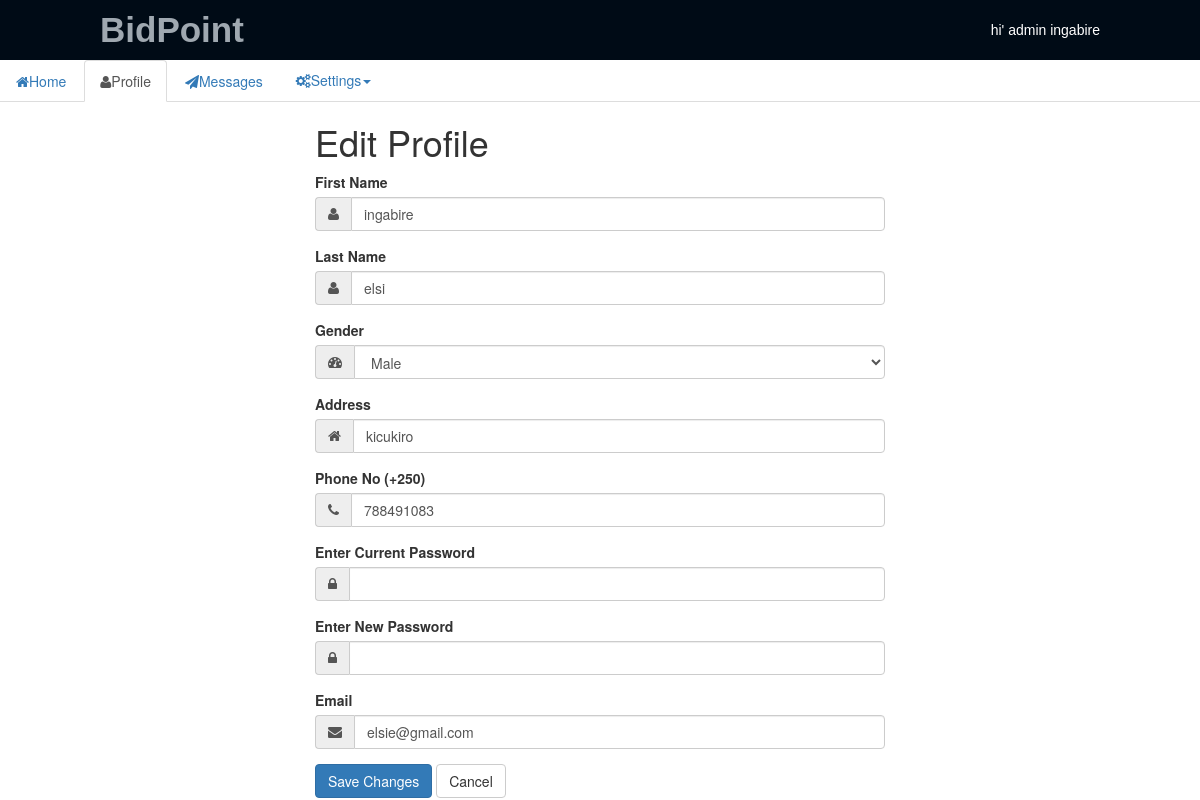
Page /upload.php (signed in) on the committed database.
### tables this page shows
CREATE TABLE `users` (
  `u_id` int(11) NOT NULL,
  `fname` varchar(30) NOT NULL,
  `lname` varchar(30) NOT NULL,
  `address` varchar(40) NOT NULL,
  `tel` int(11) NOT NULL,
  `password` varchar(30) NOT NULL,
  `access_level` varchar(30) NOT NULL,
  `gender` varchar(20) NOT NULL,
  `email` varchar(255) NOT NULL,
  `status` varchar(8) NOT NULL,
  `idnum` int(11) NOT NULL
);

### upload.php (the view, shortened to what this page needs)
<?php
  $res=mysql_query("SELECT * FROM users WHERE u_id=".$_SESSION['useradmin']) or die(mysql_error());
  $userow=mysql_fetch_array($res);
 ?>
<!DOCTYPE html>
<html>
<head>
<link rel="stylesheet" href="style.css" type="text/css" />
<link rel="stylesheet" type="text/css" href="font-awesome-4.4.0/css/font-awesome.css">
<link rel="stylesheet" href="bootstrap/css/bootstrap.min.css">
</head>
<body>
    <div id="header">
    <div id="left">
    <label>BidPoint</label>
    </div>
    <div id="right">
        <div id="content">
        hi' <?php echo $userow['access_level'] . ' '. $userow['fname']; ?>
        </div>
    </div>
</div>
        <div class="bs-example" data-example-id="simple-nav-tabs">
        <ul class="nav nav-tabs" role="navigation">
        <li role="presentation" ><a href="admin_home.php"><i class="fa fa-home"></i>Home</a></li>
        <li role="presentation" class="active"><a href="#"><i class="fa fa-user"></i>Profile</a></li>
        <li role="presentation"><a href="#"><i class="fa fa-send"></i>Messages</a></li>
        <ul class="nav nav-pills">
  <li role="presentation" class="dropdown">
    <a class="dropdown-toggle" data-toggle="dropdown" href="#" role="button" aria-haspopup="true" aria-expanded="false">
       <i class="fa fa-cogs"></i>Settings<span class="caret"></span>
    </a>
  </li>
</ul>
        </ul>
        </div>
    <div class="col-md-6 col-md-offset-3">
<h1>Edit Profile</h1>
  <form method="POST">
    <div class="form-group">
      <label class="">First Name</label>
     <div class="input-group">
     <div class="input-group-addon"><i class="fa fa-user"></i></div>
      <input type="type" class="form-control" name="fname" value="<?php echo $userow['fname']?>">
        </div>
    </div>
    <div class="form-group">
      <label class="">Last Name</label>
      <div class="input-group">
      <div class="input-group-addon"><i class="fa fa-user"></i></div>
      <input type="type" class="form-control" name="lname" value="<?php echo $userow['lname']?>">
      </div>
    </div>
    <div class="form-group">
      <label class="">Gender</label>
      <div class="input-group">
      <div class="input-group-addon"><i class="fa fa-dashboard"></i></div>
      <select class="form-control" name="gender">
        <option>Male</option>
      </select>
      </div>
    </div>
    <div class="form-group">
      <label class="">Address</label>
      <div class="input-group">
      <div class="input-group-addon"><i class="fa fa-home"></i></div>
      <input type="type" class="form-control" name="address" value="<?php echo $userow['address']?>">
        </div>
    </div>
    <div class="form-group">
      <label class="">Phone No (+250)</label>
      <div class="input-group">
      <div class="input-group-addon"><i class="fa fa-phone"></i></div>
      <input type="type" class="form-control" name="tel" value="<?php echo $userow['tel']?>">
        </div>
    </div>
    <div class="form-group">
      <label class="">Enter Current Password</label>
    <div class="input-group">
    <div class="input-group-addon"><i class="fa fa-lock"></i></div>
      <input type="password" class="form-control" name="current_p" required>
        </div>
    </div>
    <div class="form-group">
      <label class="">Enter New Password</label>
      <div class="input-group">
      <div class="input-group-addon"><i class="fa fa-lock"></i></div>
      <input type="password" class="form-control" name="password" required>
        </div>
    </div>
    <div class="form-group">
      <label class="">Email</label>
      <div class="input-group">
      <div class="input-group-addon"><i class="fa fa-envelope"></i></div>
      <input type="type" class="form-control" name="email" value="<?php echo $userow['email']?>">
    </div>
    </div>
    <button class="btn btn-primary" name="save">Save Changes</button>
    <button class="btn btn-default">Cancel</button>
  </form>
</div>
</body>
</html>

### style.css (style rules this page uses)
body { background: #34495E; }
* { margin:0; padding:0; }
#header { width:100%; height:60px; background:rgba(00,11,22,33); color:#9fa8b0; font-family:Verdana, Geneva, sans-serif; }
#header #left { float:left; position:relative; }
#header #left label { position:relative; top:5px; left:100px; font-size:35px; }
#header #right { float:right; position:relative; }
#header #right #content { position:relative; top:20px; right:100px; color:#fff; font-family:; }

### rows in the picture
users: access_level "admin", fname "ingabire", lname "elsi", address "kicukiro", tel "788491083", email "elsie@gmail.com"
